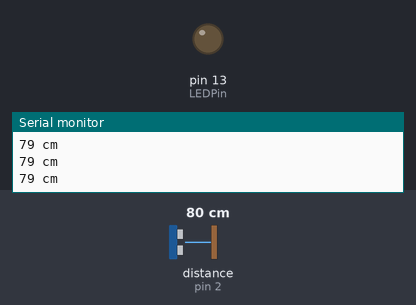
A sketch run on a simulated Arduino Uno, built with avr-gcc and run on an emulated ATmega328P. Parts: output pins drawn as LEDs (lit = HIGH), the last lines printed to the serial monitor. Wiring (inferred from the names in the program): ultrasonic range finder: trigger pin 3; echo pin 2. Inputs (shaded band) come from the test bench; at power-on: distance to the obstacle (sensor on pin 2) 80 cm. The echo pulse lasts 58.3 µs per cm; pins used as bus, display or sensor lines are not drawn.

Above: at 1.3 s.
1.4 s: distance to the obstacle (sensor on pin 2) set to 13 cm
2.9 s: distance to the obstacle (sensor on pin 2) set to 10 cm
At 4.2 s:
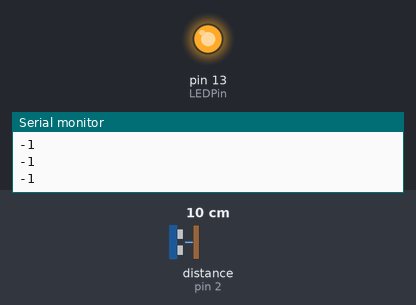
4.5 s: distance to the obstacle (sensor on pin 2) set to 18 cm
At 5.7 s:
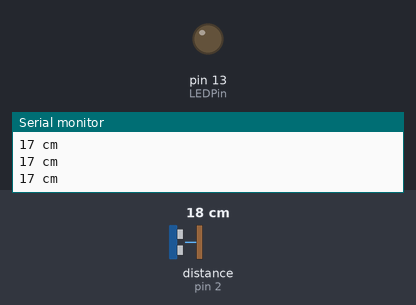
6.0 s: distance to the obstacle (sensor on pin 2) set to 2 cm
At 6.9 s:
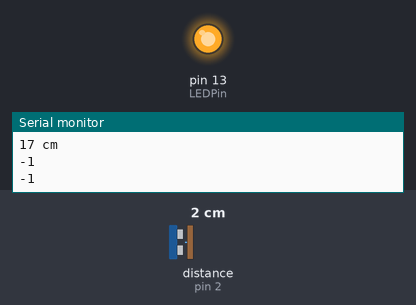
Timing chart, 0 to 8.5 s (numbered marks = the images above; inputs shaded):
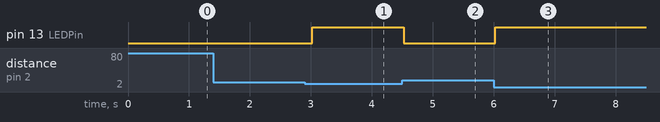

The sketch:

ultrasonic_sensor.ino
```cpp
#define echoPin 2 // Echo Pin
#define trigPin 3 // Trigger Pin
#define LEDPin 13          // Onboard LED

#define maximumRange 200
#define minimumRange 10
long duration, distance; // Duration used to calculate distance (time measure)

void setup() {
 Serial.begin (9600);
 pinMode(trigPin, OUTPUT);
 pinMode(echoPin, INPUT);
 pinMode(LEDPin, OUTPUT); // Use LED indicator (if required)
}

void loop() {
/* The following trigPin/echoPin cycle is used to determine the
 distance of the nearest object by bouncing soundwaves off of it. */
 digitalWrite(trigPin, LOW);
 delayMicroseconds(2);

 digitalWrite(trigPin, HIGH);
 delayMicroseconds(10);
 digitalWrite(trigPin, LOW);

 duration = pulseIn(echoPin, HIGH);

 //Calculate the distance (in cm) based on the speed of sound.
 distance = duration/58.2;

 if (distance >= maximumRange || distance <= minimumRange){
 /* Send a negative number to computer and Turn LED ON
 to indicate "out of range" */
 Serial.println("-1");
 digitalWrite(LEDPin, HIGH);
 }
 else {
 /* Send the distance to the computer using Serial protocol, and
 turn LED OFF to indicate successful reading. */
 Serial.print(distance);
 Serial.println(" cm");
 digitalWrite(LEDPin, LOW);
 }

 //Delay 50ms before next reading.
 delay(500);
}
```

Measured:
- the behaviour switches between 12 and 11 cm on distance to the obstacle (sensor on pin 2) (found by bisection; images 0 and 1)
- after the input at 2.9 s, pin 13 (LEDPin): LOW → HIGH after 0.12 s
- after the input at 4.5 s, pin 13 (LEDPin): HIGH → LOW at once
- after the input at 6.0 s, pin 13 (LEDPin): LOW → HIGH at once
